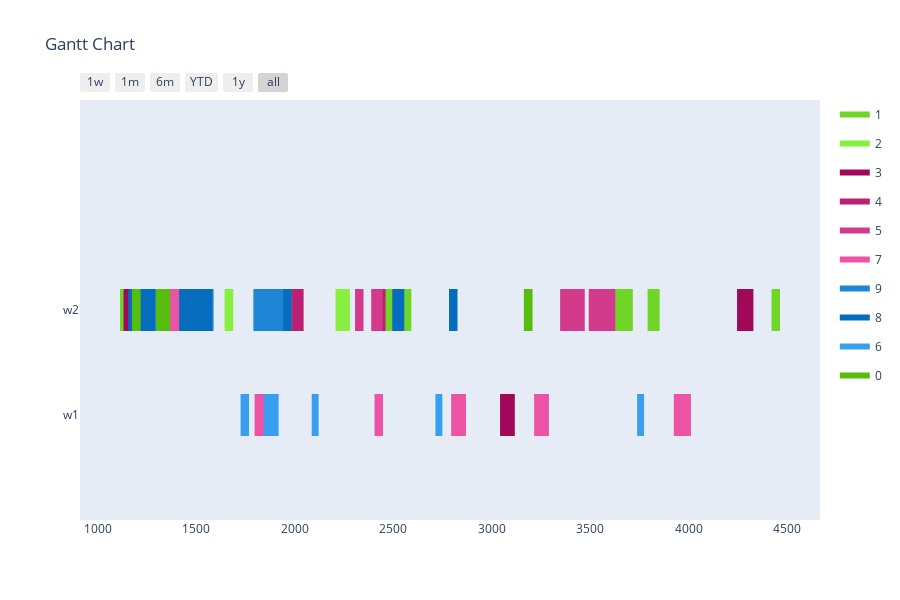

The cell this chart's notebook holds for it:
### Markdown cell above
Config 4 - Randomized Mutation with "open" Planning Horizon

### Code cell
optimizer = BaseGA(env)
optimizer.configure('tardiness', 'twopointcrossover', 'roulettewheel', 'randomize')
last_time_slot = 0
for order in orders:
    if order[1] > last_time_slot:
        last_time_slot = order[1]
# all parameters after offspring_amount are optional (in this case -> verbose=True)
result, best_fitness_history, average_fitness_history, best_generation_history, feasible_gen = optimizer.optimize(orders, max_generations, earliest_time_slot, last_time_slot, population_size, offspring_amount, verbose=True)
workstation_assignments = reformat_result(result, orders, env)
visualize(workstation_assignments, best_fitness_history, average_fitness_history, best_generation_history, feasible_gen)

### Figure 1 — Plotly figure (JSON) as saved in the notebook; plotly's stock layout.template omitted (floating-point values rounded to 4 significant figures)
{"data": [{"fill": "toself", "fillcolor": "rgb(111, 214, 40)", "hoverinfo": "name", "legendgroup": "rgb(111, 214, 40)", "mode": "none", "name": "1", "type": "scatter", "x": [3790, 3851, 3851, 3790, 3790, 3599, 3714, 3714, 3599, 3599, 1434, 1477, 1477, 1434, 1434, 1112, 1170, 1170, 1112, 1112, 4419, 4462, 4462, 4419, 4419, 2456, 2591, 2591, 2456, 2456, 3590, 3715, 3715, 3590], "y": [0.8, 0.8, 1.2, 1.2, null, 0.8, 0.8, 1.2, 1.2, null, 0.8, 0.8, 1.2, 1.2, null, 0.8, 0.8, 1.2, 1.2, null, 0.8, 0.8, 1.2, 1.2, null, 0.8, 0.8, 1.2, 1.2, null, 0.8, 0.8, 1.2, 1.2]}, {"fill": "toself", "fillcolor": "rgb(136, 239, 65)", "hoverinfo": "name", "legendgroup": "rgb(136, 239, 65)", "mode": "none", "name": "2", "type": "scatter", "x": [2206, 2279, 2279, 2206, 2206, 1643, 1687, 1687, 1643, 1643, 297, 341, 341, 297, 297, 291, 364, 364, 291], "y": [0.8, 0.8, 1.2, 1.2, null, 0.8, 0.8, 1.2, 1.2, null, 0.8, 0.8, 1.2, 1.2, null, 0.8, 0.8, 1.2, 1.2]}, {"fill": "toself", "fillcolor": "rgb(161, 8, 90)", "hoverinfo": "name", "legendgroup": "rgb(161, 8, 90)", "mode": "none", "name": "3", "type": "scatter", "x": [292, 387, 387, 292, 292, 4244, 4327, 4327, 4244, 4244, 1130, 1213, 1213, 1130, 1130, 292, 375, 375, 292, 292, 558, 601, 601, 558, 558, 3041, 3116, 3116, 3041], "y": [0.8, 0.8, 1.2, 1.2, null, 0.8, 0.8, 1.2, 1.2, null, 0.8, 0.8, 1.2, 1.2, null, 0.8, 0.8, 1.2, 1.2, null, -0.2, -0.2, 0.2, 0.2, null, -0.2, -0.2, 0.2, 0.2]}, {"fill": "toself", "fillcolor": "rgb(186, 33, 115)", "hoverinfo": "name", "legendgroup": "rgb(186, 33, 115)", "mode": "none", "name": "4", "type": "scatter", "x": [1981, 2044, 2044, 1981, 1981, 434, 487, 487, 434, 434, 2416, 2460, 2460, 2416, 2416, 281, 354, 354, 281], "y": [0.8, 0.8, 1.2, 1.2, null, 0.8, 0.8, 1.2, 1.2, null, 0.8, 0.8, 1.2, 1.2, null, 0.8, 0.8, 1.2, 1.2]}, {"fill": "toself", "fillcolor": "rgb(211, 58, 140)", "hoverinfo": "name", "legendgroup": "rgb(211, 58, 140)", "mode": "none", "name": "5", "type": "scatter", "x": [373, 498, 498, 373, 373, 3491, 3626, 3626, 3491, 3491, 770, 895, 895, 770, 770, 2305, 2348, 2348, 2305, 2305, 2387, 2445, 2445, 2387, 2387, 3346, 3471, 3471, 3346, 3346, 3500, 3615, 3615, 3500], "y": [0.8, 0.8, 1.2, 1.2, null, 0.8, 0.8, 1.2, 1.2, null, 0.8, 0.8, 1.2, 1.2, null, 0.8, 0.8, 1.2, 1.2, null, 0.8, 0.8, 1.2, 1.2, null, 0.8, 0.8, 1.2, 1.2, null, 0.8, 0.8, 1.2, 1.2]}, {"fill": "toself", "fillcolor": "rgb(236, 83, 165)", "hoverinfo": "name", "legendgroup": "rgb(236, 83, 165)", "mode": "none", "name": "7", "type": "scatter", "x": [1332, 1415, 1415, 1332, 1332, 2404, 2447, 2447, 2404, 2404, 2793, 2868, 2868, 2793, 2793, 1795, 1870, 1870, 1795, 1795, 3923, 4010, 4010, 3923, 3923, 3214, 3289, 3289, 3214], "y": [0.8, 0.8, 1.2, 1.2, null, -0.2, -0.2, 0.2, 0.2, null, -0.2, -0.2, 0.2, 0.2, null, -0.2, -0.2, 0.2, 0.2, null, -0.2, -0.2, 0.2, 0.2, null, -0.2, -0.2, 0.2, 0.2]}, {"fill": "toself", "fillcolor": "rgb(30, 133, 215)", "hoverinfo": "name", "legendgroup": "rgb(30, 133, 215)", "mode": "none", "name": "9", "type": "scatter", "x": [1789, 1929, 1929, 1789, 1789, 1544, 1587, 1587, 1544, 1544, 837, 952, 952, 837, 837, 613, 671, 671, 613, 613, 1167, 1228, 1228, 1167, 1167, 294, 419, 419, 294, 294, 1821, 1946, 1946, 1821], "y": [0.8, 0.8, 1.2, 1.2, null, 0.8, 0.8, 1.2, 1.2, null, 0.8, 0.8, 1.2, 1.2, null, 0.8, 0.8, 1.2, 1.2, null, 0.8, 0.8, 1.2, 1.2, null, 0.8, 0.8, 1.2, 1.2, null, 0.8, 0.8, 1.2, 1.2]}, {"fill": "toself", "fillcolor": "rgb(5, 108, 190)", "hoverinfo": "name", "legendgroup": "rgb(5, 108, 190)", "mode": "none", "name": "8", "type": "scatter", "x": [1455, 1580, 1580, 1455, 1455, 2494, 2555, 2555, 2494, 2494, 2782, 2825, 2825, 2782, 2782, 1940, 1983, 1983, 1940, 1940, 1154, 1294, 1294, 1154, 1154, 900, 961, 961, 900, 900, 1412, 1547, 1547, 1412], "y": [0.8, 0.8, 1.2, 1.2, null, 0.8, 0.8, 1.2, 1.2, null, 0.8, 0.8, 1.2, 1.2, null, 0.8, 0.8, 1.2, 1.2, null, 0.8, 0.8, 1.2, 1.2, null, 0.8, 0.8, 1.2, 1.2, null, 0.8, 0.8, 1.2, 1.2]}, {"fill": "toself", "fillcolor": "rgb(55, 158, 240)", "hoverinfo": "name", "legendgroup": "rgb(55, 158, 240)", "mode": "none", "name": "6", "type": "scatter", "x": [1842, 1917, 1917, 1842, 1842, 282, 317, 317, 282, 282, 2713, 2748, 2748, 2713, 2713, 2085, 2120, 2120, 2085, 2085, 1724, 1767, 1767, 1724, 1724, 3737, 3772, 3772, 3737], "y": [-0.2, -0.2, 0.2, 0.2, null, -0.2, -0.2, 0.2, 0.2, null, -0.2, -0.2, 0.2, 0.2, null, -0.2, -0.2, 0.2, 0.2, null, -0.2, -0.2, 0.2, 0.2, null, -0.2, -0.2, 0.2, 0.2]}, {"fill": "toself", "fillcolor": "rgb(86, 189, 15)", "hoverinfo": "name", "legendgroup": "rgb(86, 189, 15)", "mode": "none", "name": "0", "type": "scatter", "x": [632, 705, 705, 632, 632, 1294, 1367, 1367, 1294, 1294, 3162, 3206, 3206, 3162, 3162, 1173, 1217, 1217, 1173], "y": [0.8, 0.8, 1.2, 1.2, null, 0.8, 0.8, 1.2, 1.2, null, 0.8, 0.8, 1.2, 1.2, null, 0.8, 0.8, 1.2, 1.2]}, {"legendgroup": "rgb(111, 214, 40)", "marker": {"color": "rgb(111, 214, 40)", "opacity": 0, "size": 1}, "mode": "markers", "name": "", "showlegend": false, "text": [null, null, null, null, null, null, null, null, null, null, null, null, null, null], "type": "scatter", "x": [3790, 3851, 3599, 3714, 1434, 1477, 1112, 1170, 4419, 4462, 2456, 2591, 3590, 3715], "y": [1, 1, 1, 1, 1, 1, 1, 1, 1, 1, 1, 1, 1, 1]}, {"legendgroup": "rgb(136, 239, 65)", "marker": {"color": "rgb(136, 239, 65)", "opacity": 0, "size": 1}, "mode": "markers", "name": "", "showlegend": false, "text": [null, null, null, null, null, null, null, null], "type": "scatter", "x": [2206, 2279, 1643, 1687, 297, 341, 291, 364], "y": [1, 1, 1, 1, 1, 1, 1, 1]}, {"legendgroup": "rgb(161, 8, 90)", "marker": {"color": "rgb(161, 8, 90)", "opacity": 0, "size": 1}, "mode": "markers", "name": "", "showlegend": false, "text": [null, null, null, null, null, null, null, null, null, null, null, null], "type": "scatter", "x": [292, 387, 4244, 4327, 1130, 1213, 292, 375, 558, 601, 3041, 3116], "y": [1, 1, 1, 1, 1, 1, 1, 1, 0, 0, 0, 0]}, {"legendgroup": "rgb(186, 33, 115)", "marker": {"color": "rgb(186, 33, 115)", "opacity": 0, "size": 1}, "mode": "markers", "name": "", "showlegend": false, "text": [null, null, null, null, null, null, null, null], "type": "scatter", "x": [1981, 2044, 434, 487, 2416, 2460, 281, 354], "y": [1, 1, 1, 1, 1, 1, 1, 1]}, {"legendgroup": "rgb(211, 58, 140)", "marker": {"color": "rgb(211, 58, 140)", "opacity": 0, "size": 1}, "mode": "markers", "name": "", "showlegend": false, "text": [null, null, null, null, null, null, null, null, null, null, null, null, null, null], "type": "scatter", "x": [373, 498, 3491, 3626, 770, 895, 2305, 2348, 2387, 2445, 3346, 3471, 3500, 3615], "y": [1, 1, 1, 1, 1, 1, 1, 1, 1, 1, 1, 1, 1, 1]}, {"legendgroup": "rgb(236, 83, 165)", "marker": {"color": "rgb(236, 83, 165)", "opacity": 0, "size": 1}, "mode": "markers", "name": "", "showlegend": false, "text": [null, null, null, null, null, null, null, null, null, null, null, null], "type": "scatter", "x": [1332, 1415, 2404, 2447, 2793, 2868, 1795, 1870, 3923, 4010, 3214, 3289], "y": [1, 1, 0, 0, 0, 0, 0, 0, 0, 0, 0, 0]}, {"legendgroup": "rgb(30, 133, 215)", "marker": {"color": "rgb(30, 133, 215)", "opacity": 0, "size": 1}, "mode": "markers", "name": "", "showlegend": false, "text": [null, null, null, null, null, null, null, null, null, null, null, null, null, null], "type": "scatter", "x": [1789, 1929, 1544, 1587, 837, 952, 613, 671, 1167, 1228, 294, 419, 1821, 1946], "y": [1, 1, 1, 1, 1, 1, 1, 1, 1, 1, 1, 1, 1, 1]}, {"legendgroup": "rgb(5, 108, 190)", "marker": {"color": "rgb(5, 108, 190)", "opacity": 0, "size": 1}, "mode": "markers", "name": "", "showlegend": false, "text": [null, null, null, null, null, null, null, null, null, null, null, null, null, null], "type": "scatter", "x": [1455, 1580, 2494, 2555, 2782, 2825, 1940, 1983, 1154, 1294, 900, 961, 1412, 1547], "y": [1, 1, 1, 1, 1, 1, 1, 1, 1, 1, 1, 1, 1, 1]}, {"legendgroup": "rgb(55, 158, 240)", "marker": {"color": "rgb(55, 158, 240)", "opacity": 0, "size": 1}, "mode": "markers", "name": "", "showlegend": false, "text": [null, null, null, null, null, null, null, null, null, null, null, null], "type": "scatter", "x": [1842, 1917, 282, 317, 2713, 2748, 2085, 2120, 1724, 1767, 3737, 3772], "y": [0, 0, 0, 0, 0, 0, 0, 0, 0, 0, 0, 0]}, {"legendgroup": "rgb(86, 189, 15)", "marker": {"color": "rgb(86, 189, 15)", "opacity": 0, "size": 1}, "mode": "markers", "name": "", "showlegend": false, "text": [null, null, null, null, null, null, null, null], "type": "scatter", "x": [632, 705, 1294, 1367, 3162, 3206, 1173, 1217], "y": [1, 1, 1, 1, 1, 1, 1, 1]}], "layout": {"height": 600, "hovermode": "closest", "showlegend": true, "title": {"text": "Gantt Chart"}, "xaxis": {"rangeselector": {"buttons": [{"count": 7, "label": "1w", "step": "day", "stepmode": "backward"}, {"count": 1, "label": "1m", "step": "month", "stepmode": "backward"}, {"count": 6, "label": "6m", "step": "month", "stepmode": "backward"}, {"count": 1, "label": "YTD", "step": "year", "stepmode": "todate"}, {"count": 1, "label": "1y", "step": "year", "stepmode": "backward"}, {"step": "all"}]}, "showgrid": false, "type": "date", "zeroline": false}, "yaxis": {"autorange": false, "range": [-1, 3], "showgrid": false, "ticktext": ["w1", "w2"], "tickvals": [0, 1], "zeroline": false}}}
